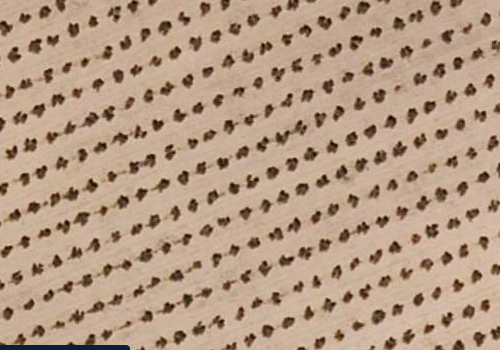
%> input picture MC/SIG_01.png, 500 x 350 px
$ octave kmeans.m   (GNU Octave 9; MATLAB toolbox functions it lacks are replaced by stand-ins)
%> lines starting %> are read from the running program, lines starting %| are printed output that depends on the picture; in (x1, y1, x2, y2) boxes, pixels count from 0 and x2, y2 are one past the last pixel; in counts of white or black regions, pixels touching at a corner belong together; the program's own positions count from 1
### MC/find_edges.m
function [] = find_edges(img,step_size,sigma)
%%%%%%%%%%%%%%%%%%%%%%%%%%%%%%%%%%%%%%%%%%%%%%%%%%
%function to apply 2D gaussian filter to images
% hsize: filter step-size
% sigma: sigma value for gaussian function
if nargin < 1
error('the function requires atleast one argument: image');
end
if nargin < 2
step_size = [5 5]; %default value
sigma = 0.3 ;        %default value
end
%%%%%%%%%%%%%%%%%%%%%%%%%%%%%%%%%%%%%%%%%%%%%%%%%%

subplot(1,2,1),imshow(img),title('Originalna slika')

img = double(img);
[r c]= size(img);
img_smooth = zeros(size(img));
G = fspecial('log',step_size,sigma);
min_r = floor(size(G,1)/2);
min_c = floor(size(G,2)/2);
max_r = r - min_r;
max_c = c - min_c;

for i = (1+min_r):max_r
    for j = (1+min_c):max_c
        row_min = i - min_r;
        row_max = i + min_r;
        col_min = j - min_c;
        col_max = j + min_c;
        template = double(img(row_min:row_max, col_min : col_max));
        img_smooth(i,j) = sum(sum(G .* template));
    end
end


img_smooth = uint8(img_smooth);
imwrite(uint8(img_smooth), 'img_smooth.jpg');
subplot(1,2,2),imshow(img_smooth),title('Filtrirana slika')

end

### MC/kmeans.m
RGB = imread('SIG_01.png');
%> RGB is the input picture: size 350x500x3 uint8; mean R, G, B 181.8, 155.1, 132.5
RGB = imresize(RGB,0.5);
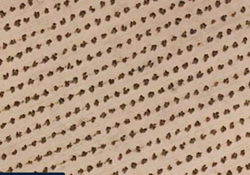
%> RGB: size 175x250x3 uint8; mean R, G, B 181.8, 155.1, 132.6

L = imsegkmeans(RGB,2);              %kmeans segmentacija
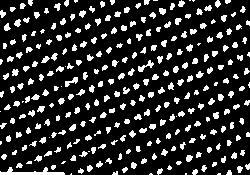
%> L: size 175x250 uint8; values 1 (black) and 2 (white), 17.2% white; 295 white regions (52 under 20 px), largest, box (x1, y1, x2, y2) and area: (0, 167, 65, 175) 237, (138, 60, 154, 72) 70, (65, 77, 78, 87) 61
B = labeloverlay(RGB,L);
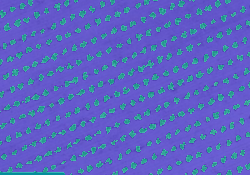
%> B: size 175x250x3 uint8; mean R, G, B 91.2, 99.7, 194

gray_im = im2gray(B);
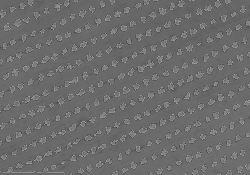
%> gray_im: size 175x250 uint8; min 78, max 155, mean 107.9
find_edges(gray_im)                   %detekcija rubova
%> after the loop in find_edges, `for i = (1+min_r):max_r`:
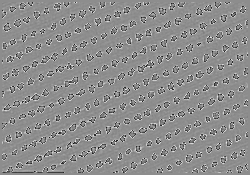
%> img_smooth: size 175x250 double; min -1150.8, max 916, mean -0.5; drawn with min black and max white
%> in find_edges, `img_smooth = uint8(img_smooth);`:
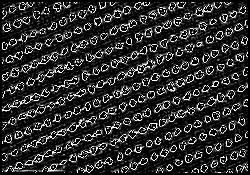
%> img_smooth: size 175x250 uint8; min 0, max 255, mean 45.8

figure()
subplot(1,2,1),imshow(RGB), title('originalna slika');
subplot(1,2,2), imshow(B), title('segmentirana slika');

%imwrite(uint8(g), 'img_smooth.jpg');
%e = edge(g, 'log');    %detekcija rubova
